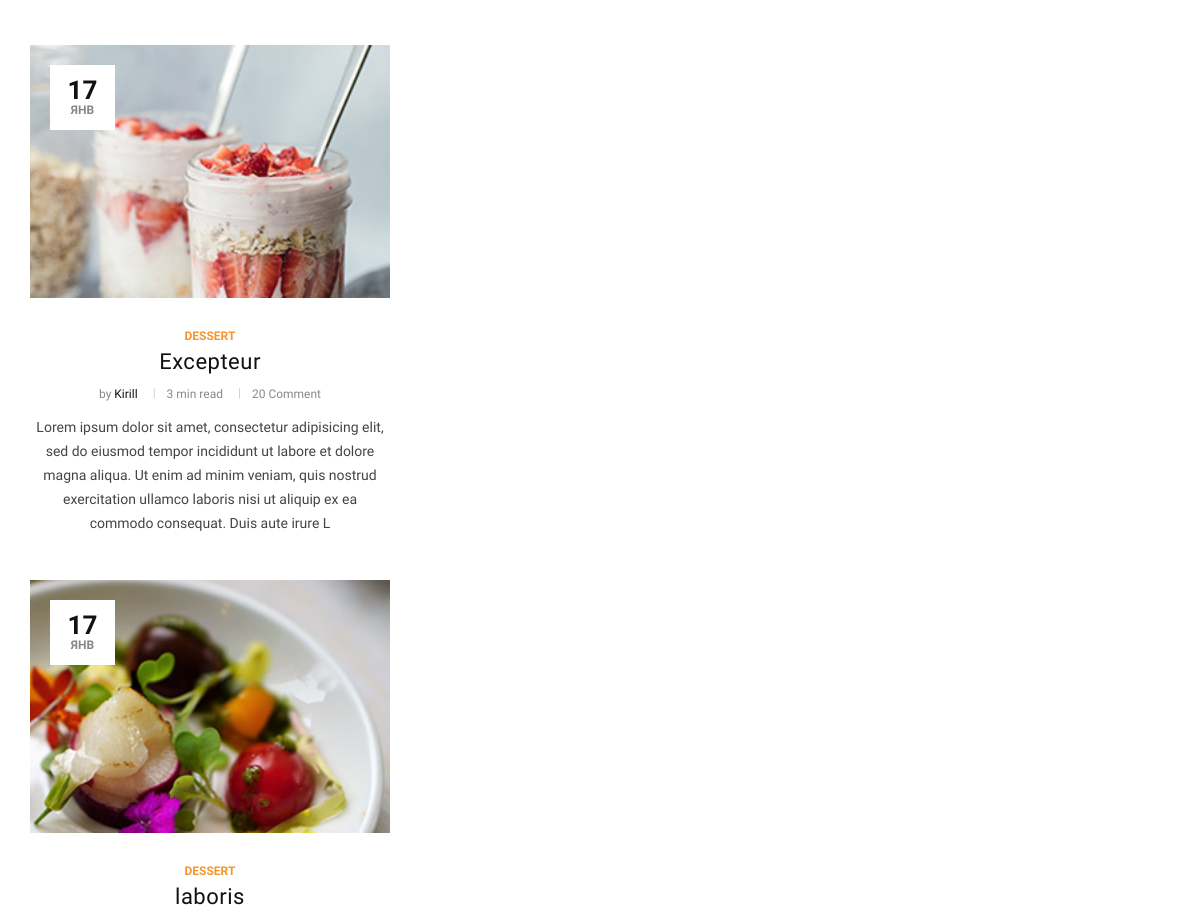
Before: / (middle part) with the older database file.
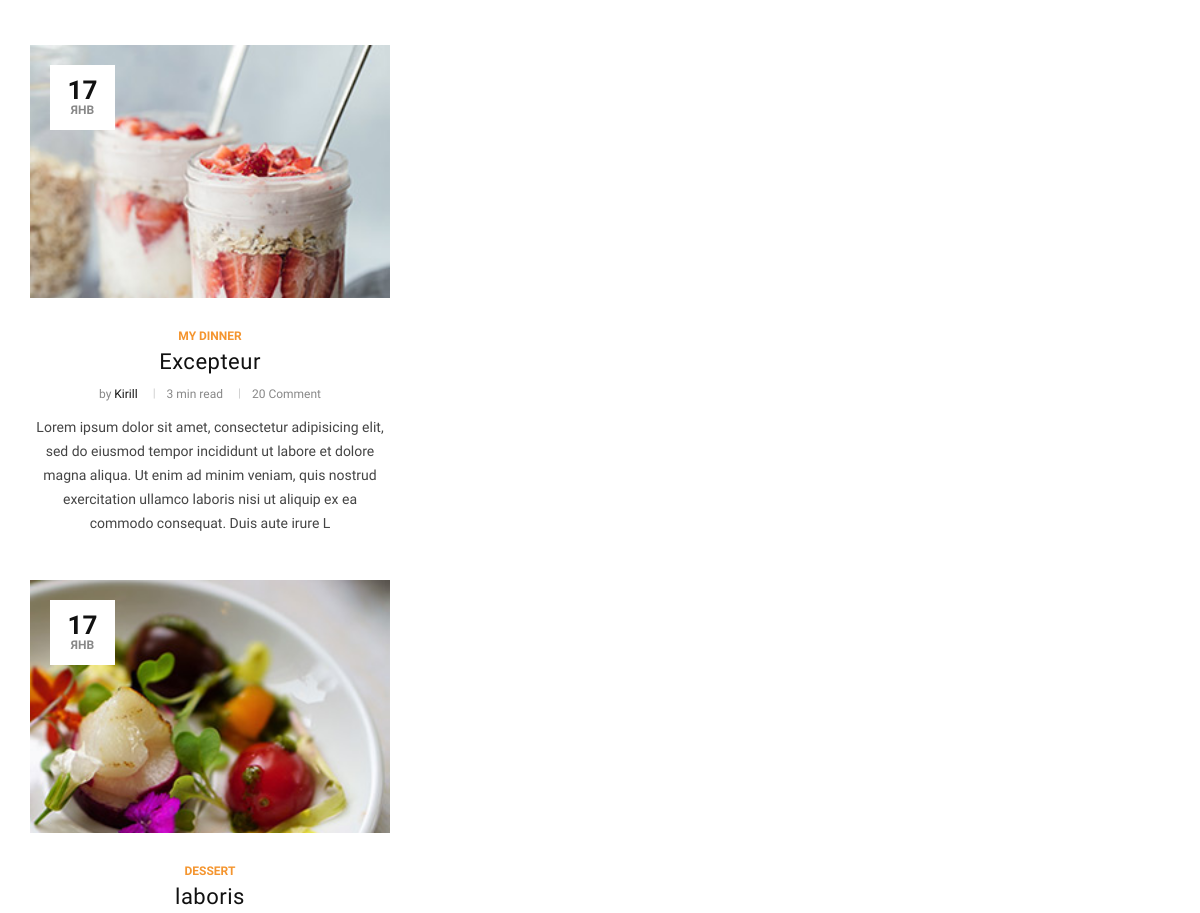
After: the same page with the newer database file.
### blog/models.py (models this page shows, shortened)
class Post(models.Model):
    author = models.ForeignKey(User, related_name="post", on_delete=models.CASCADE)
    title = models.CharField(max_length=200)
    image = models.ImageField(upload_to='articles/')
    text = models.TextField()
    category = models.ForeignKey(
        Category,
        related_name="post",
        on_delete=models.SET_NULL,
        null=True,
    )
    tags = models.ManyToManyField(Tag, related_name="post")
    create_at = models.DateTimeField(auto_now_add=True)
    slug = models.SlugField(max_length=200, default='', unique=True)
    def get_absolute_url(self):
        return reverse("post_single", kwargs={"slug": self.category.slug, "post_slug": self.slug})

class Category(MPTTModel):
    name = models.CharField(max_length=100)
    slug = models.SlugField(max_length=100)
    parent = TreeForeignKey(
        'self',
        related_name="children",
        on_delete=models.SET_NULL,
        null=True,
        blank=True,
    )
    def __str__(self):
        return self.name
    class MPTTMeta:
        order_insertion_by = ['name']

### blog/views.py (the view)
# urls.py: path('', views.HomeView.as_view(), name="home"),
class HomeView(ListView):
    model = Post
    paginate_by = 9
    template_name = "blog/home.html"

### blog/templatetags/menu_tags.py (called while the page is built)
@register.inclusion_tag('blog/include/tags/top_menu.html')
def get_categories():
    category = Category.objects.all()
    return {"list_category": category}

@register.inclusion_tag('blog/include/tags/recipes_tag.html')
def get_last_posts():
    posts = Post.objects.select_related("category").order_by("id")[:5]
    return {"list_last_post": posts}

### templates/blog/home.html (shortened to what this page needs)
{% extends 'base.html' %}
{% block content %}
    <section>
        <div class="categories__post">
          <div class="container">
            <div class="row">
              <div class="col-lg-8 col-md-8">
                {% for post in post_list %}
                    {% if forloop.first %}
                      <div class="row">
                    {% endif %}
                {% endfor %}
                    <div class="col-lg-6 col-md-6 col-sm-6">
                      {% for post in post_list %}
                          {% if forloop.counter <= 5 and  forloop.counter > 1 %}
                            <div class="categories__post__item">
                              <div class="categories__post__item__pic small__item set-bg"
                                   data-setbg="{{ post.image.url }}">
                                <div class="post__meta">
                                  <h4>{{ post.create_at|date:"d" }}</h4>
                                  <span>{{ post.create_at|date:"M" }}</span>
                                </div>
                              </div>
                              <div class="categories__post__item__text">
                                <span class="post__label">{{ post.category }}</span>
                                <h3><a href="{{ post.get_absolute_url }}">{{ post.title }}</a></h3>
                                <ul class="post__widget">
                                  <li>by <span>{{ post.author }}</span></li>
                                  <li>3 min read</li>
                                  <li>20 Comment</li>
                                </ul>
                                <p>{{ post.text|slice:":250" }}</p>
                              </div>
                            </div>
                          {% endif %}
                      {% endfor %}
                    </div>
                    <div class="col-lg-6 col-md-6 col-sm-6">
                    </div>
                  </div>
              </div>
            </div>
          </div>
        </div>
    </section>
{% endblock content %}

Changed rows visible on the page:
changed Post "Excepteur": category "DESSERT" → "MY DINNER"
